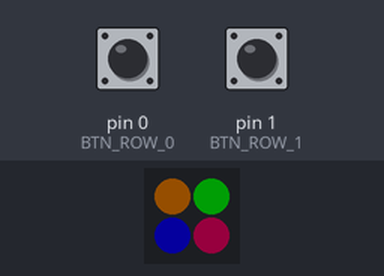
A sketch run on a simulated Teensy 4. Shown: 2×2 RGB LED matrix (first LED top left, wired row by row). Wiring (inferred from the names in the program): APA102 LEDs: data pin 2; clock pin 3. The inputs (shaded band) are chosen by the test bench; at power-on: pin 0 (BTN_ROW_0) HIGH, pin 1 (BTN_ROW_1) HIGH. Dim RGB values are drawn brighter than linear.

Above: at 1.2 s.
1.3 s: pin 0 (BTN_ROW_0) pulled LOW for 3.2 s
At 1.73 s:
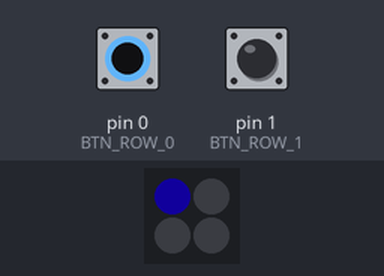
6.0 s: pin 1 (BTN_ROW_1) pulled LOW for 3.2 s
At 6.35 s:
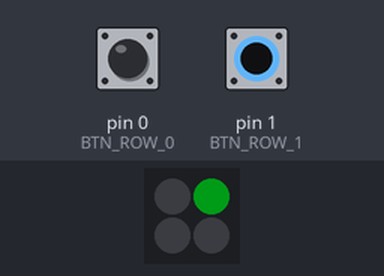
12.2 s: pin 0 (BTN_ROW_0) pulled LOW for 0.15 s
15.2 s: pin 1 (BTN_ROW_1) pulled LOW for 3.2 s
At 15.7 s:
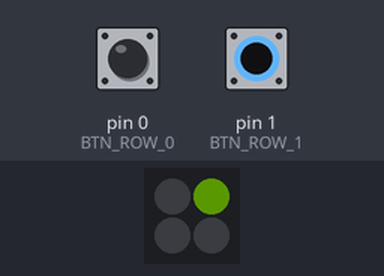
19.9 s: pin 1 (BTN_ROW_1) pulled LOW for 0.15 s
At 20.26 s:
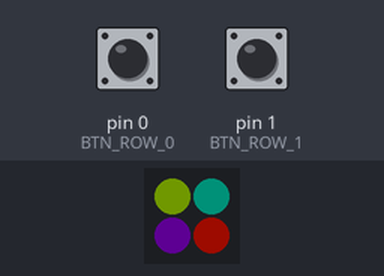
23.0 s: pin 0 (BTN_ROW_0) pulled LOW for 3.2 s
At 24.73 s:
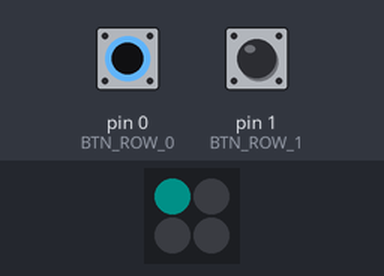
Timing chart, 0 to 76.7 s (numbered marks = the images above; inputs shaded):
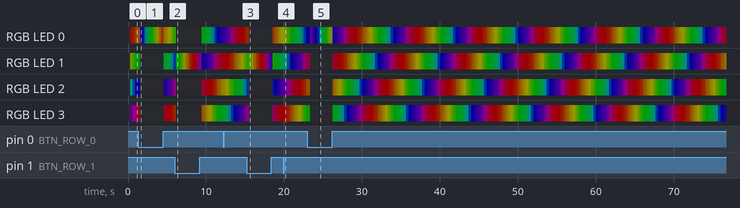

The sketch:

Bixel2x2_KiCONDemo.ino
```cpp
/*
 * Bixel2x2 Demo: Shortcut Keyboard
 * Author: Dan T.
 *
 * REQUIRES: FastLED
 *
 * Emulates keystrokes to perform:
 * WIN+R to Open Run prompt, types "shortcut[0,1,2,3 based on button pushed]", then hits enter
 *
 * Set up batch files or links to batch files in a folder that actually perform desired
 * actions on the PC
 * Title the batch files "shortcut[0,1,2,3].bat"
 * Make sure the folder with the batch files is in your user PATH!
 * Teensy Keyboard help: https://www.pjrc.com/teensy/td_keyboard.html
 */

#include "FastLED.h"
#include "globals.h"

#define MAX_BRIGHT 31

FASTLED_USING_NAMESPACE

IntervalTimer btn_timer;

// FastLED Stuff
CRGB leds[NUM_LEDS];

volatile byte col = 0;

uint8_t gHue = 0;
uint8_t hHue = 0;

void check_btns(){
    if(col == 0) {
      digitalWriteFast(BTN_COL_0, LOW);
      digitalWriteFast(BTN_COL_1, HIGH);
    }
    else {
      digitalWriteFast(BTN_COL_0, HIGH);
      digitalWriteFast(BTN_COL_1, LOW);
    }

    delay(5);
    bitWrite(btn_reads[col], 0, read_btn(BTN_ROW_0));
    bitWrite(btn_reads[col], 1, read_btn(BTN_ROW_1));

    col++;
    if(col >= 2){
        col = 0;
        // complete cycle, copy btns
        // memcpy doesn't work on volatile
        static uint8_t i;
        for(i=0; i<2; i++){
            btns[i] = btn_reads[i];
        }
    }

}

inline void setup_btns() {
    pinMode(BTN_ROW_0, INPUT_PULLUP);
    pinMode(BTN_ROW_1, INPUT_PULLUP);

    pinMode(BTN_COL_0, OUTPUT);
    pinMode(BTN_COL_1, OUTPUT);

    if(!btn_timer.begin(check_btns, 25000)) {
        Serial.println("Failed timer init!");
    }
}

uint8_t brightness = MAX_BRIGHT;
inline void setup_leds() {
  FastLED.addLeds<LED_TYPE,DATA_PIN,CLK_PIN,COLOR_ORDER>(leds, NUM_LEDS).setCorrection(TypicalLEDStrip);

  // set master brightness control
  FastLED.setBrightness(brightness);
}

void setup() {

    setup_leds();
    setup_btns();

    fill_solid(leds, NUM_LEDS, CRGB(0,0,0));
    //leds[XY(0,0)] = CRGB(155,0,0);
    //leds[XY(0,1)] = CRGB(0,155,0);
    //leds[XY(1,0)] = CRGB(0,0,155);
    //leds[XY(1,1)] = CRGB(155,155,0);
    FastLED.show();
    FastLED.delay(50);
}

void loop() {

    if(btn_val(0,0)){
      /*Keyboard.press(MODIFIERKEY_GUI);
      Keyboard.press(KEY_R);
      Keyboard.release(MODIFIERKEY_GUI);
      Keyboard.release(KEY_R);
      delay(200);
      Keyboard.println("shortcut0");
      delay(500);*/
      fill_solid(leds, NUM_LEDS, CRGB(0,0,0));
      while(btn_val(0,0)){
        leds[XY(0,0)].setHue(hHue);
        hHue=hHue+5;
        FastLED.show();
        FastLED.delay(5);
        if(btn_val(0,1) && btn_val(1,0) && btn_val(1,1)){
          Keyboard.println("======================================");
          Keyboard.println("======================================");
          Keyboard.println("Greetings From Maniacal Labs! :D :D :D");
          Keyboard.println("=========www.ManiacalLabs.com=========");
          Keyboard.println("======================================");
          FastLED.setBrightness(200);
          for(int x=0; x<1000; x++){
            fill_rainbow( leds, NUM_LEDS, gHue, 64);
            gHue++;
            FastLED.show();
            FastLED.delay(3);
          }
          FastLED.setBrightness(brightness);
        }
      }
    }
    if(btn_val(0,1)){
      fill_solid(leds, NUM_LEDS, CRGB(0,0,0));
      /*Keyboard.press(MODIFIERKEY_GUI);
      Keyboard.press(KEY_R);
      Keyboard.release(MODIFIERKEY_GUI);
      Keyboard.release(KEY_R);
      delay(200);
      Keyboard.println("shortcut1");
      delay(500);*/
      while(btn_val(0,1)){
        leds[XY(0,1)].setHue(hHue);
        hHue=hHue+5;
        FastLED.show();
        FastLED.delay(5);
      }
    }
    if(btn_val(1,0)){
      fill_solid(leds, NUM_LEDS, CRGB(0,0,0));
      /*Keyboard.press(MODIFIERKEY_GUI);
      Keyboard.press(KEY_R);
      Keyboard.release(MODIFIERKEY_GUI);
      Keyboard.release(KEY_R);
      delay(200);
      Keyboard.println("shortcut2");
      delay(500);*/
      while(btn_val(1,0)){
        leds[XY(1,0)].setHue(hHue);
        hHue=hHue+5;
        FastLED.show();
        FastLED.delay(5);
      }
    }
    if(btn_val(1,1)){
      fill_solid(leds, NUM_LEDS, CRGB(0,0,0));
      /*Keyboard.press(MODIFIERKEY_GUI);
      Keyboard.press(KEY_R);
      Keyboard.release(MODIFIERKEY_GUI);
      Keyboard.release(KEY_R);
      delay(200);
      Keyboard.println("shortcut3");
      delay(500);*/
      while(btn_val(1,1)){
        leds[XY(1,1)].setHue(hHue);
        hHue=hHue+5;
        FastLED.show();
        FastLED.delay(5);
      }
    }

    fill_rainbow( leds, NUM_LEDS, gHue, 64);
    gHue++;
    FastLED.show();
    FastLED.delay(30);
}
```

globals.h
```cpp
#define BTN_ROW_0 0
#define BTN_ROW_1 1

#define BTN_COL_0 2
#define BTN_COL_1 3

#define ROWS 2
#define COLS 2

volatile uint16_t btn_reads[] = {0, 0};
volatile uint16_t btns[] = {0, 0};

#define read_btn(p) !digitalReadFast(p)
#define btn_val(x, y) (bool)bitRead(btns[x], y)

// LED Setup
#define DATA_PIN    11
#define CLK_PIN     10
#define LED_TYPE    APA102
#define COLOR_ORDER BGR
#define NUM_LEDS    4

#define BRIGHTNESS  32

#define LED_WIDTH   2
#define LED_HEIGHT  2

uint8_t layout[LED_WIDTH][LED_HEIGHT] = {
    {0, 3},
    {1, 2}
};

#define XY(x, y) layout[y][x]
```
